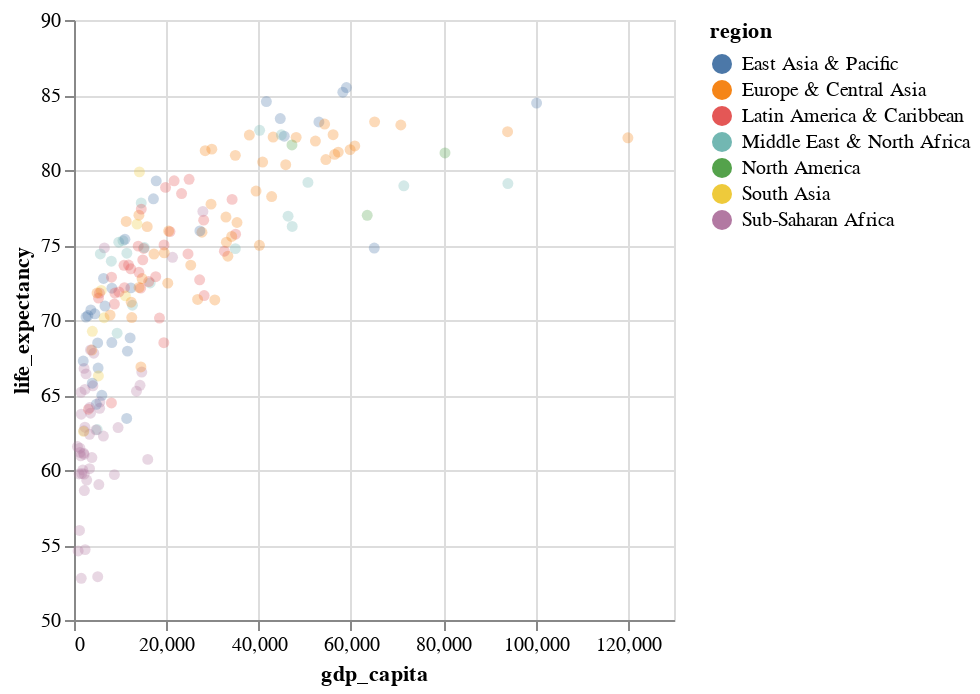

Here is the notebook cell this chart was saved with:
### Code cell
hover = alt.selection_point(

    # Select according to the following data fields
    fields=["name"], 

    # Nearest point or exact point
    nearest=True, 

    # Events to listen to: "mouseover", "click", "wheel", "mouseup", ...
    on="click", 

    # True: Multi-select, False: single select
    toggle=False,

    # How should an empty selection behave? True, False
    empty=False
)


alt.Chart(data).mark_circle().encode(
    x='gdp_capita:Q',
    y=alt.Y('life_expectancy:Q').scale(zero=False),
    color='region:N',
    tooltip=['name:N', 'continent:N', 'life_expectancy:Q', 'gdp_capita:Q'],
    opacity=alt.condition(hover, alt.value(1), alt.value(0.3)),
    size = alt.condition(hover, alt.value(100), alt.value(30))
).add_params(hover).properties(width='container')

### Figure 1 — Vega-Lite specification as saved in the notebook (floating-point values rounded to 4 significant figures; data arrays with more than 128 entries replaced by an {"elided": "..."} marker saying what was removed)
{"config": {"view": {"continuousWidth": 300, "continuousHeight": 300}}, "data": {"name": "data-eab3cd4a016b6ff4a9ee7cad98a336da"}, "mark": {"type": "circle"}, "encoding": {"color": {"field": "region", "type": "nominal"}, "opacity": {"condition": {"param": "param_10", "value": 1, "empty": false}, "value": 0.3}, "size": {"condition": {"param": "param_10", "value": 100, "empty": false}, "value": 30}, "tooltip": [{"field": "name", "type": "nominal"}, {"field": "continent", "type": "nominal"}, {"field": "life_expectancy", "type": "quantitative"}, {"field": "gdp_capita", "type": "quantitative"}], "x": {"field": "gdp_capita", "type": "quantitative"}, "y": {"field": "life_expectancy", "scale": {"zero": false}, "type": "quantitative"}}, "params": [{"name": "param_10", "select": {"type": "point", "fields": ["name"], "nearest": true, "on": "click", "toggle": false}}], "width": "container", "$schema": "https://vega.github.io/schema/vega-lite/v5.15.1.json", "datasets": {"data-eab3cd4a016b6ff4a9ee7cad98a336da": {"elided": "217 records"}}}
